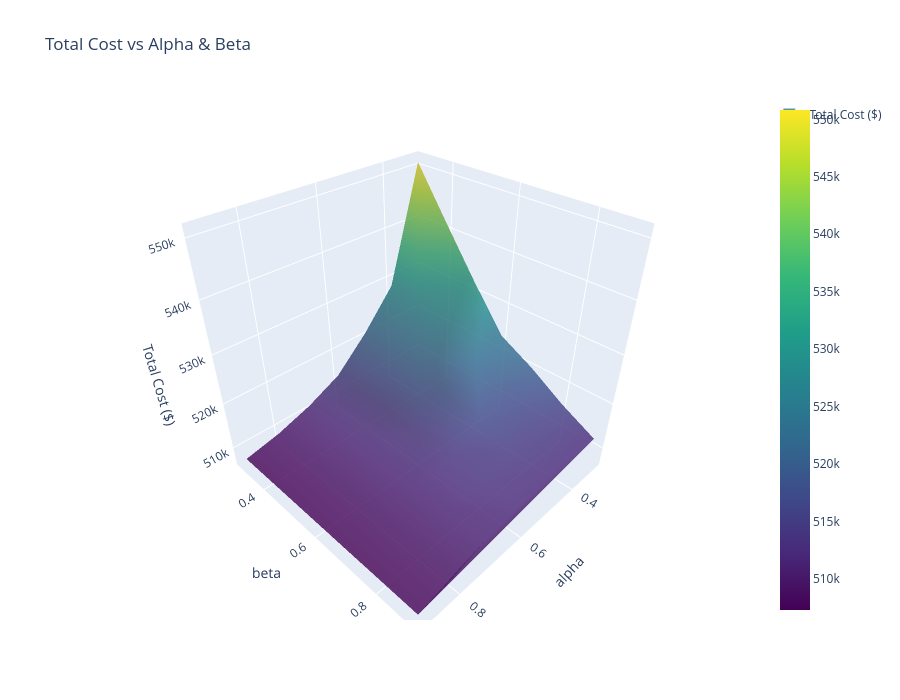
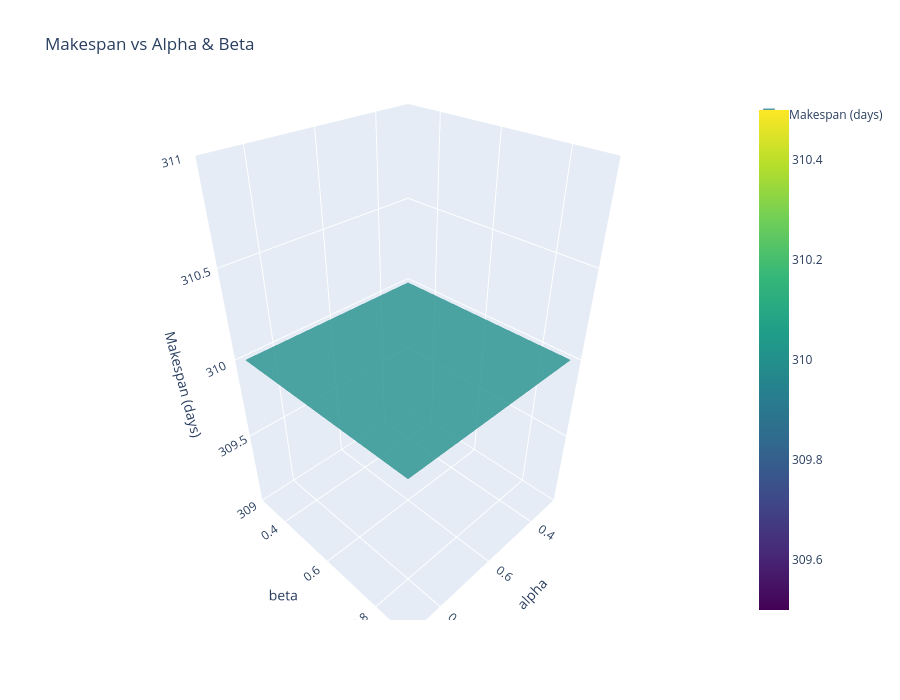
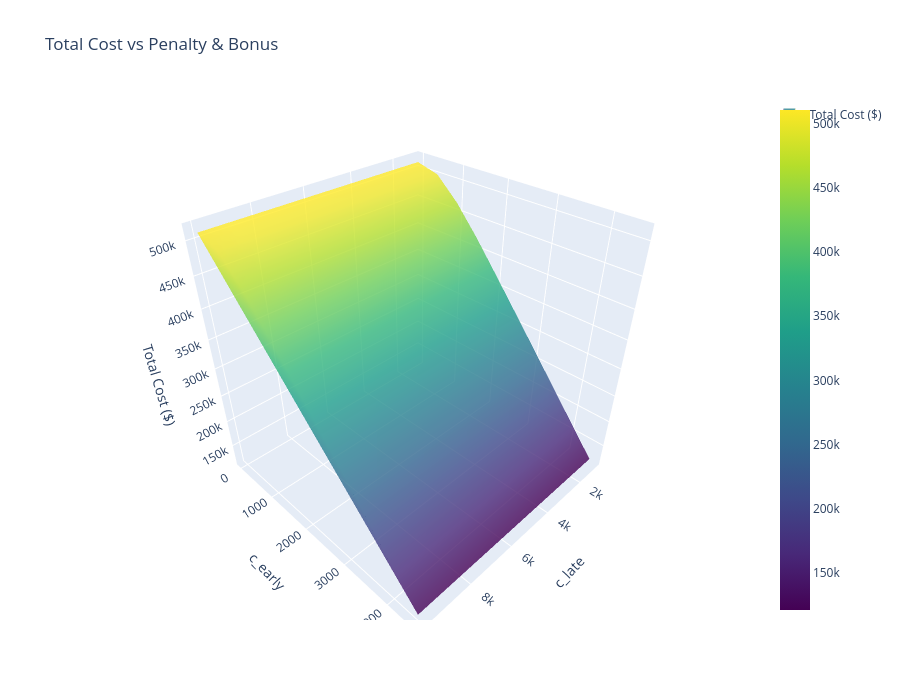
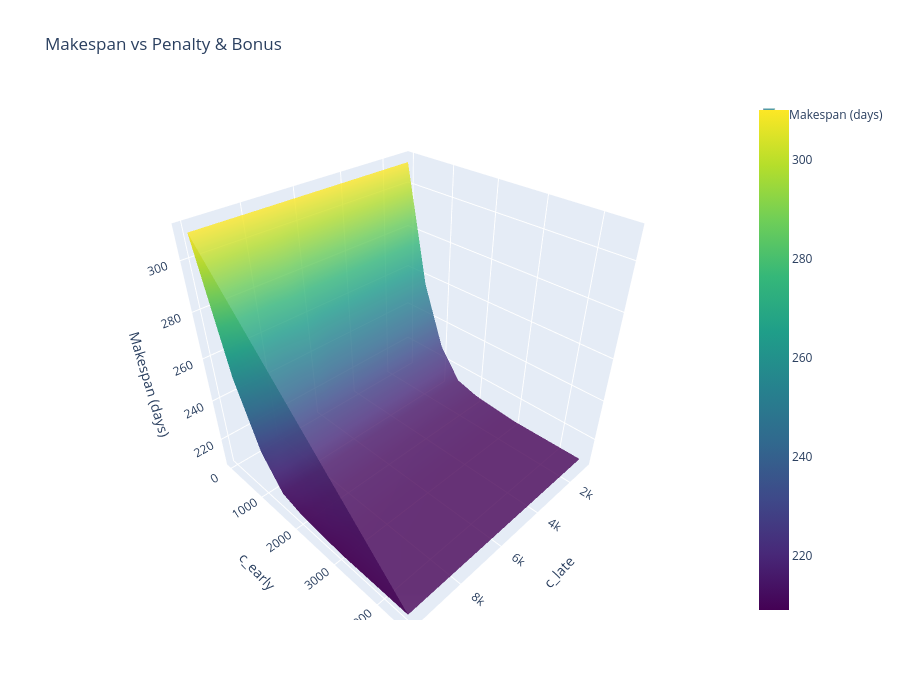

These figures' notebook cell, in order:
### Code cell
import plotly.graph_objects as go
import numpy as np

def plot_3d_grid(file_name, x_col, y_col, z_col, title, z_label):
    path = os.path.join(out_dir, file_name)
    if os.path.exists(path):
        df = pd.read_csv(path)
        
        fig = go.Figure(data=[
            go.Mesh3d(
                x=df[x_col], y=df[y_col], z=df[z_col],
                intensity=df[z_col],
                colorscale='Viridis',
                opacity=0.8,
                name=z_label,
                showlegend=True,
            )
        ])
        
        fig.update_layout(
            title=title,
            scene=dict(
                xaxis_title=x_col,
                yaxis_title=y_col,
                zaxis_title=z_label,
            ),
            width=900,
            height=700,
        )
        
        fig.show()
        print(f"Displaying interactive 3D plot: {title}")
    else:
        print(f"Data file not found: {path}")

plot_3d_grid("grid_alpha_beta.csv", "alpha", "beta", "total_cost", "Total Cost vs Alpha & Beta", "Total Cost ($)")
plot_3d_grid("grid_alpha_beta.csv", "alpha", "beta", "makespan", "Makespan vs Alpha & Beta", "Makespan (days)")
plot_3d_grid("grid_clate_cearly.csv", "c_late", "c_early", "total_cost", "Total Cost vs Penalty & Bonus", "Total Cost ($)")
plot_3d_grid("grid_clate_cearly.csv", "c_late", "c_early", "makespan", "Makespan vs Penalty & Bonus", "Makespan (days)")
